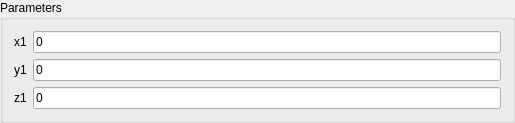
<?xml version="1.0" encoding="UTF-8"?>
<ui version="4.0">
 <class>PointWidget</class>
 <widget class="QWidget" name="PointWidget">
  <property name="geometry">
   <rect>
    <x>0</x>
    <y>0</y>
    <width>515</width>
    <height>104</height>
   </rect>
  </property>
  <property name="windowTitle">
   <string>PointWidget</string>
  </property>
  <layout class="QVBoxLayout" name="verticalLayout">
   <property name="spacing">
    <number>0</number>
   </property>
   <property name="leftMargin">
    <number>0</number>
   </property>
   <property name="topMargin">
    <number>0</number>
   </property>
   <property name="rightMargin">
    <number>0</number>
   </property>
   <property name="bottomMargin">
    <number>0</number>
   </property>
   <item>
    <widget class="QGroupBox" name="groupBox">
     <property name="title">
      <string>Parameters</string>
     </property>
     <layout class="QGridLayout" name="gridLayout">
      <item row="2" column="1">
       <widget class="QLineEdit" name="lineEdit_z1">
        <property name="text">
         <string>0</string>
        </property>
       </widget>
      </item>
      <item row="2" column="0">
       <widget class="QLabel" name="label_4">
        <property name="text">
         <string>z1</string>
        </property>
       </widget>
      </item>
      <item row="0" column="0">
       <widget class="QLabel" name="label_2">
        <property name="text">
         <string>x1</string>
        </property>
       </widget>
      </item>
      <item row="1" column="1">
       <widget class="QLineEdit" name="lineEdit_y1">
        <property name="text">
         <string>0</string>
        </property>
       </widget>
      </item>
      <item row="0" column="1">
       <widget class="QLineEdit" name="lineEdit_x1">
        <property name="text">
         <string>0</string>
        </property>
       </widget>
      </item>
      <item row="1" column="0">
       <widget class="QLabel" name="label_3">
        <property name="text">
         <string>y1</string>
        </property>
       </widget>
      </item>
     </layout>
    </widget>
   </item>
  </layout>
 </widget>
 <layoutdefault spacing="6" margin="11"/>
 <resources/>
 <connections/>
</ui>
